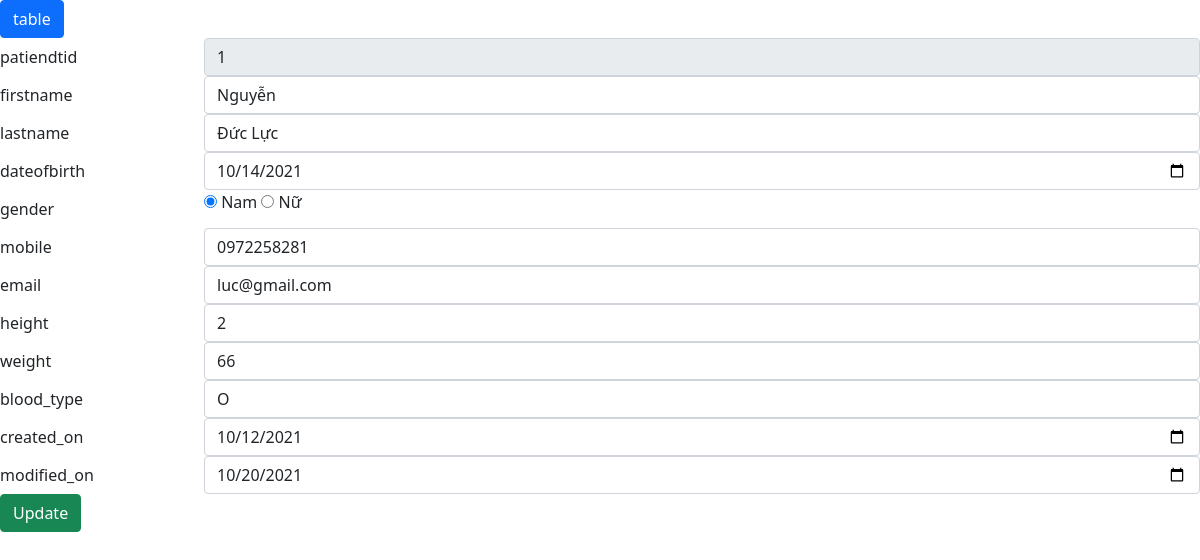
Page /update.php?patiendtid=1 on the committed database.
### tables this page shows
CREATE TABLE `patient` (
  `patiendtid` int(11) NOT NULL,
  `firstname` varchar(100) DEFAULT NULL,
  `lastname` varchar(100) DEFAULT NULL,
  `dateofbirth` date DEFAULT NULL,
  `gender` tinyint(2) DEFAULT NULL,
  `mobile` char(20) DEFAULT NULL,
  `email` varchar(100) DEFAULT NULL,
  `height` float DEFAULT NULL,
  `weight` float DEFAULT NULL,
  `blood_type` varchar(100) DEFAULT NULL,
  `created_on` date DEFAULT NULL,
  `modified_on` date DEFAULT NULL
);

### src/update.php (the view, shortened to what this page needs)
<?php
include('./config.php');
?>
<!DOCTYPE html>
<html lang="en">
<head>
    <link href="https://cdn.jsdelivr.net/npm/bootstrap@5.1.3/dist/css/bootstrap.min.css" rel="stylesheet">
</head>
<body>
    <?php
    if (isset($_GET['patiendtid'])) {
        $patiendtid = $_GET['patiendtid'];
        $sql ="select * from patient where patiendtid = '$patiendtid'";
        $rs = mysqli_query($con,$sql);
        if(mysqli_num_rows($rs))
        {
            $row= mysqli_fetch_assoc($rs);
            $firstname = $row['firstname'];
            $lastname = $row['lastname'];
            $dateofbirth = $row['dateofbirth'];
            $gender = $row['gender'];
            $mobile = $row['mobile'];
            $email = $row['email'];
            $height = $row['height'];
            $weight = $row['weight'];
            $blood_type = $row['blood_type'];
            $created_on = $row['created_on'];
            $modified_on = $row['modified_on'];
        }
    }
    ?>
   <a href="./index.php"><button type="button" class="btn btn-primary">table</button></a>
    <form action="" method="POST">
        <div class="form-group row">
            <label for="empMobile" class="col-sm-2 col-form-label">patiendtid </label>
            <div class="col-sm-10">
        <input value="<?php echo $patiendtid ?>" type="text" class="form-control" readonly id="modified_on" name="patiendtid">
            </div>
        </div>
        <div class="form-group row">
            <label for="empMobile" class="col-sm-2 col-form-label">firstname</label>
            <div class="col-sm-10">
                <input value="<?php echo $firstname ?>" type="text" class="form-control" id="modified_on" name="firstname">
            </div>
        </div>
        <div class="form-group row">
            <label for="empMobile" class="col-sm-2 col-form-label">lastname</label>
            <div class="col-sm-10">
                <input value="<?php echo $lastname ?>" type="text
            " class="form-control" id="modified_on" name="lastname">
            </div>
        </div>
        <div class="form-group row">
            <label for="empMobile" class="col-sm-2 col-form-label">dateofbirth</label>
            <div class="col-sm-10">
                <input value="<?php echo $dateofbirth ?>" type="date" class="form-control" id="modified_on" name="dateofbirth">
            </div>
        </div>
        <div class="form-group row">
            <label for="empMobile" class="col-sm-2 col-form-label">gender</label>
            <div class="col-sm-10">
                <input type="radio" <?php if($gender==1) {echo "checked"; }?> name="gender" value="1"> Nam
                <input type="radio" <?php if($gender==0) {echo "checked"; }?> name="gender" value="0"> Nữ
            </div>
        </div>
        <div class="form-group row">
            <label for="empMobile" class="col-sm-2 col-form-label">mobile</label>
            <div  class="col-sm-10">
                <input value="<?php echo $mobile ?>" type="text
            " class="form-control" id="modified_on" name="mobile">
            </div>
        </div>
        <div class="form-group row">
            <label for="empMobile" class="col-sm-2 col-form-label">email</label>
            <div class="col-sm-10">
                <input value="<?php echo $email ?>" type="text
            " class="form-control" id="modified_on" name="email">
            </div>
        </div>
        <div class="form-group row">
            <label  for="empMobile" class="col-sm-2 col-form-label">height</label>
            <div  class="col-sm-10">
                <input value="<?php echo $height ?>" type="text
            " class="form-control" id="modified_on" name="height">
            </div>
        </div>
        <div class="form-group row">
            <label for="empMobile" class="col-sm-2 col-form-label">weight</label>
            <div  class="col-sm-10">
                <input value="<?php echo $weight ?>" type="text
            " class="form-control" id="modified_on" name="weight">
            </div>
        </div>
        <div class="form-group row">
            <label for="empMobile" class="col-sm-2 col-form-label">blood_type</label>
            <div class="col-sm-10">
                <input value="<?php echo $blood_type ?>" type="text
            " class="form-control" id="modified_on" name="blood_type">
            </div>
        </div>
        <div class="form-group row">
            <label for="empMobile" class="col-sm-2 col-form-label">created_on</label>
            <div  class="col-sm-10">
                <input value="<?php echo $created_on ?>" type="date" class="form-control" id="modified_on" name="created_on">
            </div>
        </div>
        <div class="form-group row">
            <label for="empMobile" class="col-sm-2 col-form-label">modified_on</label>
            <div  class="col-sm-10">
                <input value="<?php echo $modified_on ?>" type="date" class="form-control" id="modified_on" name="modified_on">
            </div>
        </div>
        <button name="update" type="submit" class="btn btn-success">Update</button>
    </form>
</body>
</html>

### rows in the picture
patient: firstname "Nguyễn", lastname "Đức Lực", dateofbirth "10/14/2021", gender "☑", mobile "0972258281", email "luc@gmail.com", height "2", weight "66", blood_type "O", created_on "10/12/2021", modified_on "10/20/2021"
